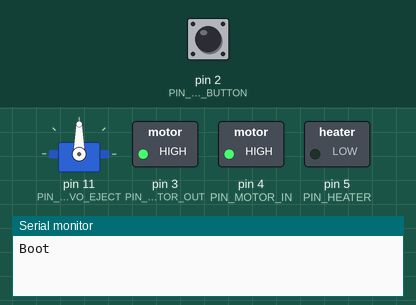
A sketch run on a simulated Arduino Uno, built with avr-gcc and run on an emulated ATmega328P. Shown: servo, switched loads named in the sketch (green lamp = pin HIGH), the last lines printed to the serial monitor. The test bench sets the inputs (shaded band); at power-on: pin 2 (PIN_START_BUTTON) LOW.

Above: at 2.2 s.
2.3 s: pin 2 (PIN_START_BUTTON) pulled HIGH for 0.15 s
At 4.2 s:
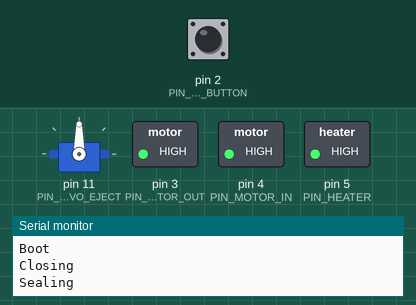
5.4 s: pin 2 (PIN_START_BUTTON) pulled HIGH for 1 s
At 8.2 s:
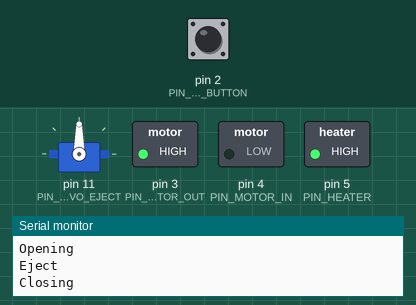
9.4 s: pin 2 (PIN_START_BUTTON) pulled HIGH for 3.2 s
At 17.9 s:
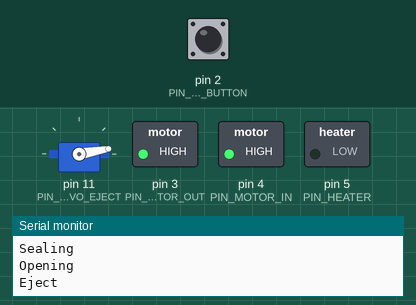
Timing chart, 0 to 19.6 s (numbered marks = the images above; inputs shaded):
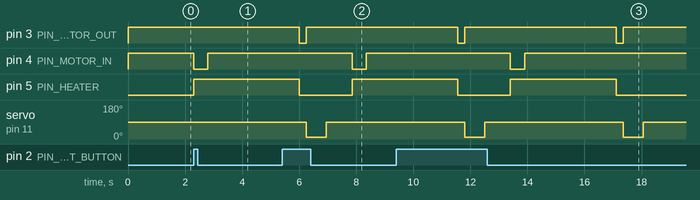

The sketch:

sealer.ino
```cpp
#include <Servo.h>


// Config
#define TIME_CLOSE 500
#define TIME_SEAL  3200
#define TIME_OPEN  250

#define SERVO_EJECT_OPEN   10
#define SERVO_EJECT_CLOSED 90

// Pins
#define PIN_START_BUTTON 2
#define PIN_MOTOR_OUT    3
#define PIN_MOTOR_IN     4
#define PIN_HEATER       5
#define PIN_SERVO_EJECT  11

// States
#define STATE_IDLE     0
#define STATE_CLOSING  1
#define STATE_SEALING  2
#define STATE_OPENING  3
#define STATE_EJECT    4
#define STATE_CANCEL   5

Servo ejecter;

uint8_t state = STATE_IDLE;
char str[16];
volatile bool buttonPressed = false;

void buttonPress(void);

void setup() {

  Serial.begin(9600);
  Serial.println("Boot");
  ejecter.attach(PIN_SERVO_EJECT);
  ejecter.write(SERVO_EJECT_CLOSED);

  digitalWrite(PIN_MOTOR_IN, HIGH);
  digitalWrite(PIN_MOTOR_OUT, HIGH);
  digitalWrite(PIN_HEATER, LOW);

  pinMode(PIN_MOTOR_IN, OUTPUT);
  pinMode(PIN_MOTOR_OUT, OUTPUT);
  pinMode(PIN_HEATER, OUTPUT);

  pinMode(PIN_START_BUTTON, INPUT);
  attachInterrupt(digitalPinToInterrupt(PIN_START_BUTTON), buttonPress, RISING);

  delay(1000);
  ejecter.detach();
}

void loop() {
  static long lastEvent;
  switch (state)
  {
  case STATE_IDLE:
    if (buttonPressed){
      Serial.println("Closing");
      state = STATE_CLOSING;
      lastEvent = millis();
      digitalWrite(PIN_MOTOR_IN, LOW);
      digitalWrite(PIN_HEATER, HIGH);
    }
    break;

  case STATE_CLOSING:
    buttonPressed = false;
    if (millis() - lastEvent > TIME_CLOSE){
      Serial.println("Sealing");
      state = STATE_SEALING;
      digitalWrite(PIN_MOTOR_IN, HIGH);
      lastEvent = millis();
    }
    break;

  case STATE_SEALING:
    if (millis() - lastEvent > TIME_SEAL){
      Serial.println("Opening");
      state = STATE_OPENING;
      digitalWrite(PIN_MOTOR_OUT, LOW);
      digitalWrite(PIN_HEATER, LOW);
      lastEvent = millis();
    }
    break;

  case STATE_OPENING:
    if (millis() - lastEvent > TIME_OPEN){
      Serial.println("Eject");
      state = STATE_EJECT;
      digitalWrite(PIN_MOTOR_OUT, HIGH);
      lastEvent = millis();
    }
    break;

  case STATE_EJECT:
    ejecter.attach(PIN_SERVO_EJECT);
    ejecter.write(SERVO_EJECT_OPEN);
    delay(700);
    ejecter.write(SERVO_EJECT_CLOSED);
    delay(900);
    ejecter.detach();
    state = STATE_IDLE;
    break;

  }
}

void buttonPress(void){
  buttonPressed = true;
}
```

Measured:
- after the input at 2.3 s, pin 4 (PIN_MOTOR_IN): HIGH → LOW at once, → HIGH 0.50 s later; pin 5 (PIN_HEATER): LOW → HIGH at once
- after the input at 5.4 s, pin 4 (PIN_MOTOR_IN): HIGH → LOW after 2.5 s, → HIGH 0.50 s later
- after the input at 9.4 s, pin 4 (PIN_MOTOR_IN): HIGH → LOW after 4.0 s, → HIGH 0.50 s later
- by itself, pin 3 (PIN_MOTOR_OUT): alternates HIGH for 5.3 s and LOW for 0.25 s
- by itself, servo on pin 11 (PIN_SERVO_EJECT): alternates 90° for 4.9 s and 10° for 0.70 s
